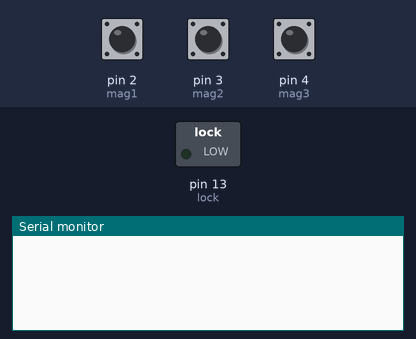
A sketch run on a simulated Arduino Uno, built with avr-gcc and run on an emulated ATmega328P. Parts: switched loads named in the sketch (green lamp = pin HIGH), the last lines printed to the serial monitor. Inputs (shaded band) come from the test bench; at power-on: pin 2 (mag1) HIGH, pin 3 (mag2) HIGH, pin 4 (mag3) HIGH.

Above: at 1.4 s.
1.5 s: pin 2 (mag1) pulled LOW for 0.35 s
At 3.3 s:
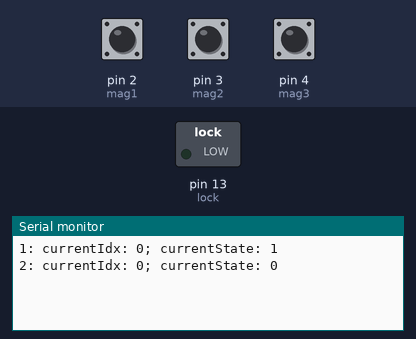
3.6 s: pin 3 (mag2) pulled LOW for 1 s
At 5.2 s:
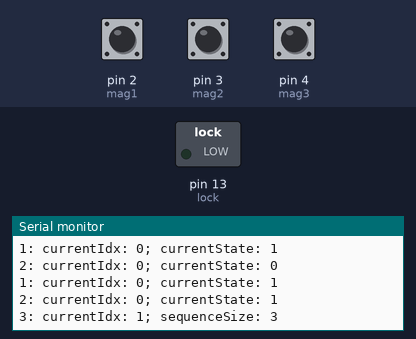

Measured:
- after the input at 1.5 s, the serial monitor: prints a new line after 0.10 s (image 1)
- after the input at 3.6 s, the serial monitor: prints a new line after 0.60 s (image 2)

The sketch:

three_magnets.ino
```cpp
const int triggerDelay = 500;

const int mag1 = 2;
const int mag2 = 3;
const int mag3 = 4;

const int lock = LED_BUILTIN;

const int magTriggerLevel = LOW;
const int unlockLevel = HIGH;

const int sequence[3] = {
  mag2, mag1, mag3
};
const int sequenceSize = sizeof(sequence) / sizeof(sequence[0]);

void setup() {
  Serial.begin(9600);

  pinMode(mag1, INPUT_PULLUP);
  pinMode(mag2, INPUT_PULLUP);
  pinMode(mag3, INPUT_PULLUP);

  pinMode(lock, OUTPUT);
  digitalWrite(lock, unlockLevel ? LOW : HIGH);
}

int currentIdx = 0;
void loop() {
  for (int i = 0; i < sequenceSize; i++) {
    boolean currentState = digitalRead(sequence[i]) == magTriggerLevel;
    if (!currentState) {
      delay(100);
      continue;
    }
    Serial.println("1: currentIdx: " + String(currentIdx) + "; currentState: " + String(currentState));
    delay(triggerDelay);
    currentState = digitalRead(sequence[i]) == magTriggerLevel;
    Serial.println("2: currentIdx: " + String(currentIdx) + "; currentState: " + String(currentState));

    if (i == currentIdx && currentState) {
      if (currentIdx == sequenceSize - 1) {
        Serial.println("Unlock!");
        digitalWrite(lock, unlockLevel);
      }
      while (digitalRead(sequence[i]) == magTriggerLevel) delay(100);
      digitalWrite(lock, unlockLevel ? LOW : HIGH);
      currentIdx++;
      Serial.println("3: currentIdx: " + String(currentIdx) + "; sequenceSize: " + String(sequenceSize));
      break;
    } else if (i != currentIdx && currentState) {
      currentIdx = 0;
      break;
    }
  }

  if (currentIdx >= sequenceSize) {
    currentIdx = 0;
  }
}
```
